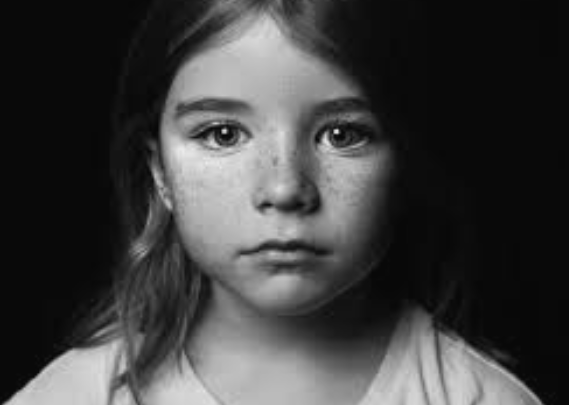
#> input picture color2gray/siyah_beyaz.png, 569 x 405 px, found by its file name
$ python rgb.py
#> lines starting #> are read from the running program, lines starting #| are printed output that depends on the picture
import cv2

# Fotoğrafın tam yolu
img_path = r"C:\Users\Ebrar Celik\Desktop\goruntu_renklendirme\goruntu_isleme\color2gray\siyah_beyaz.png"

# Siyah-beyaz fotoğrafı oku
gray = cv2.imread(img_path, cv2.IMREAD_GRAYSCALE)
#> gray: shape (405, 569); min 0, max 235, mean 62.9


if gray is None:
    print("⚠️ Fotoğraf bulunamadı! Dosya yolunu kontrol et.")
else:
    print("✅ Fotoğraf yüklendi, boyut:", gray.shape)
#| ✅ Fotoğraf yüklendi, boyut: (405, 569)
    # Colormap uygula
    color_img = cv2.applyColorMap(gray, cv2.COLORMAP_JET)
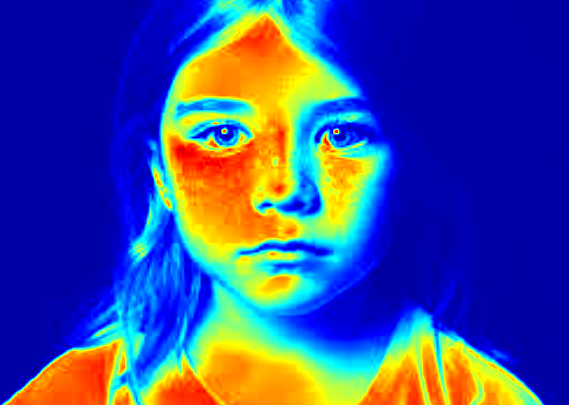
#> color_img: shape (405, 569, 3); mean B, G, R 150.4, 75.3, 59.5

    # Sonucu göster
    cv2.imshow("Renklendirilmis", color_img)
    cv2.waitKey(0)
    cv2.destroyAllWindows()
